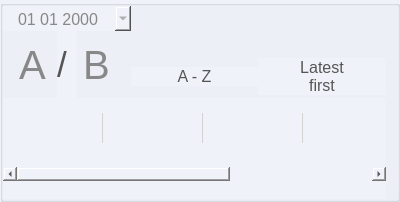
         <widget class="QGroupBox" name="groupBox_inbox">
          <property name="sizePolicy">
           <sizepolicy hsizetype="Expanding" vsizetype="Preferred">
            <horstretch>0</horstretch>
            <verstretch>0</verstretch>
           </sizepolicy>
          </property>
          <property name="minimumSize">
           <size>
            <width>400</width>
            <height>0</height>
           </size>
          </property>
          <property name="maximumSize">
           <size>
            <width>400</width>
            <height>16777215</height>
           </size>
          </property>
          <property name="font">
           <font>
            <family>Times New Roman</family>
            <pointsize>11</pointsize>
            <weight>75</weight>
            <bold>true</bold>
           </font>
          </property>
          <property name="styleSheet">
           <string notr="true">background-color: #eff2f8;
</string>
          </property>
          <property name="title">
           <string/>
          </property>
          <layout class="QVBoxLayout" name="verticalLayout_20">
           <property name="spacing">
            <number>0</number>
           </property>
           <property name="leftMargin">
            <number>0</number>
           </property>
           <property name="topMargin">
            <number>0</number>
           </property>
           <property name="bottomMargin">
            <number>0</number>
           </property>
           <item>
            <layout class="QHBoxLayout" name="horizontalLayout_22">
             <item>
              <layout class="QVBoxLayout" name="verticalLayout_17">
               <item>
                <widget class="QDateEdit" name="dateEdit_imap_since">
                 <property name="minimumSize">
                  <size>
                   <width>115</width>
                   <height>25</height>
                  </size>
                 </property>
                 <property name="font">
                  <font>
                   <pointsize>-1</pointsize>
                  </font>
                 </property>
                 <property name="styleSheet">
                  <string notr="true">
            /* Base styling for QDateEdit */
            QDateEdit {
                border: none;
                padding: 5px;
                background-color: #eff2f8;
                color: #888;
                font-size: 16px;
            }
            /* Calendar popup styling */
            QCalendarWidget QToolButton {
                color: #ffffff;
                background-color: #eff2f8;
                border: none;
                font-size: 14px;
            }
            QCalendarWidget QToolButton:hover {
                background-color: #eff2f8;
            }
            QCalendarWidget QSpinBox {
                width: 100px;
                color: #888;
                font-size: 14px;
            }
            QCalendarWidget QWidget {
                background-color: #ffffff;
            }
            QCalendarWidget QAbstractItemView {
                background-color: #ffffff;
                selection-background-color: #0078D4;
                selection-color: #ffffff;
            }</string>
                 </property>
                 <property name="wrapping">
                  <bool>true</bool>
                 </property>
                 <property name="frame">
                  <bool>true</bool>
                 </property>
                 <property name="alignment">
                  <set>Qt::AlignCenter</set>
                 </property>
                 <property name="readOnly">
                  <bool>false</bool>
                 </property>
                 <property name="buttonSymbols">
                  <enum>QAbstractSpinBox::UpDownArrows</enum>
                 </property>
                 <property name="showGroupSeparator" stdset="0">
                  <bool>false</bool>
                 </property>
                 <property name="displayFormat">
                  <string>dd MM yyyy</string>
                 </property>
                 <property name="calendarPopup">
                  <bool>true</bool>
                 </property>
                </widget>
               </item>
               <item>
                <layout class="QHBoxLayout" name="horizontalLayout_21">
                 <item>
                  <widget class="QRadioButton" name="radioButton_group_a">
                   <property name="styleSheet">
                    <string notr="true">QRadioButton::indicator {
                width: 0px; /* Hide the circle indicator */
                height: 0px;
            }
QRadioButton {
                font-size: 40px;
                color: #888;
                background-color: transparent;
                border: none;
                padding: 10px;
            }
            QRadioButton:checked {
                font-weight: bold;
                color: #000;
            }</string>
                   </property>
                   <property name="text">
                    <string>A</string>
                   </property>
                  </widget>
                 </item>
                 <item>
                  <widget class="QLabel" name="label">
                   <property name="minimumSize">
                    <size>
                     <width>20</width>
                     <height>0</height>
                    </size>
                   </property>
                   <property name="maximumSize">
                    <size>
                     <width>20</width>
                     <height>16777215</height>
                    </size>
                   </property>
                   <property name="styleSheet">
                    <string notr="true">color: #555;
font-size: 35px;</string>
                   </property>
                   <property name="text">
                    <string>/</string>
                   </property>
                  </widget>
                 </item>
                 <item>
                  <widget class="QRadioButton" name="radioButton_group_b">
                   <property name="sizePolicy">
                    <sizepolicy hsizetype="Preferred" vsizetype="Preferred">
                     <horstretch>0</horstretch>
                     <verstretch>0</verstretch>
                    </sizepolicy>
                   </property>
                   <property name="styleSheet">
                    <string notr="true">QRadioButton::indicator {
                width: 0px; /* Hide the circle indicator */
                height: 0px;
            }
QRadioButton {
                font-size: 40px;
                color: #888;
                background-color: transparent;
                border: none;
            }
            QRadioButton:checked {
                font-weight: bold;
                color: #000;
            }</string>
                   </property>
                   <property name="text">
                    <string>B</string>
                   </property>
                  </widget>
                 </item>
                </layout>
               </item>
              </layout>
             </item>
             <item>
              <layout class="QVBoxLayout" name="verticalLayout_18">
               <item>
                <spacer name="verticalSpacer_28">
                 <property name="orientation">
                  <enum>Qt::Vertical</enum>
                 </property>
                 <property name="sizeType">
                  <enum>QSizePolicy::Fixed</enum>
                 </property>
                 <property name="sizeHint" stdset="0">
                  <size>
                   <width>20</width>
                   <height>50</height>
                  </size>
                 </property>
                </spacer>
               </item>
               <item>
                <widget class="QPushButton" name="pushButton_sort_alpha">
                 <property name="font">
                  <font>
                   <family>Arial</family>
                   <pointsize>12</pointsize>
                  </font>
                 </property>
                 <property name="styleSheet">
                  <string notr="true">color: #555;
border: none;</string>
                 </property>
                 <property name="text">
                  <string>A - Z</string>
                 </property>
                 <property name="flat">
                  <bool>true</bool>
                 </property>
                </widget>
               </item>
              </layout>
             </item>
             <item>
              <layout class="QVBoxLayout" name="verticalLayout_19">
               <item>
                <spacer name="verticalSpacer_29">
                 <property name="orientation">
                  <enum>Qt::Vertical</enum>
                 </property>
                 <property name="sizeType">
                  <enum>QSizePolicy::Fixed</enum>
                 </property>
                 <property name="sizeHint" stdset="0">
                  <size>
                   <width>20</width>
                   <height>50</height>
                  </size>
                 </property>
                </spacer>
               </item>
               <item>
                <widget class="QPushButton" name="pushButton_sort_date">
                 <property name="font">
                  <font>
                   <family>Arial</family>
                   <pointsize>12</pointsize>
                  </font>
                 </property>
                 <property name="styleSheet">
                  <string notr="true">color: #555;
border: none;</string>
                 </property>
                 <property name="text">
                  <string>Latest
first</string>
                 </property>
                 <property name="flat">
                  <bool>true</bool>
                 </property>
                </widget>
               </item>
              </layout>
             </item>
            </layout>
           </item>
           <item>
            <widget class="QLabel" name="label_version">
             <property name="font">
              <font>
               <family>Calibri</family>
               <weight>75</weight>
               <italic>false</italic>
               <bold>true</bold>
               <underline>false</underline>
              </font>
             </property>
             <property name="text">
              <string/>
             </property>
             <property name="alignment">
              <set>Qt::AlignLeading|Qt::AlignLeft|Qt::AlignVCenter</set>
             </property>
            </widget>
           </item>
           <item>
            <widget class="QTableWidget" name="tableWidget_inbox">
             <property name="font">
              <font>
               <family>Arial</family>
               <pointsize>12</pointsize>
              </font>
             </property>
             <property name="styleSheet">
              <string notr="true">QTableWidget{
background-color: #eff2f8;
}

QTableWidget::item {
    border-right: 1px solid #d3d3d3; /* Add right border for rows */
}


            QScrollBar:horizontal {
                border: none;
                background: #f5f5f5;
                height: 12px;
                margin: 0px 12px 0px 12px;  /* Adjust margins for corners */
            }
            QScrollBar::handle:horizontal {
                background: #888;
                min-width: 20px;
                border-radius: 6px;
            }
            QScrollBar::handle:horizontal:hover {
                background: #666;
            }
            QScrollBar::add-line:horizontal, QScrollBar::sub-line:horizontal {
                background: none;
                width: 0px;
            }
            QScrollBar::add-page:horizontal, QScrollBar::sub-page:horizontal {
                background: #f5f5f5;
            }


QScrollBar:vertical {
                border: none;
                background: #f5f5f5;
                width: 10px;
                margin: 0px 0px 0px 0px;
            }
            QScrollBar::handle:vertical {
                background: #888;
                min-height: 20px;
                border-radius: 5px;
            }
            QScrollBar::handle:vertical:hover {
                background: #666;
            }
            QScrollBar::sub-line:vertical, QScrollBar::add-line:vertical {
                background: none;
                height: 0px;
            }
            QScrollBar::add-page:vertical, QScrollBar::sub-page:vertical {
                background: #f5f5f5;
            }</string>
             </property>
             <property name="frameShape">
              <enum>QFrame::NoFrame</enum>
             </property>
             <property name="sizeAdjustPolicy">
              <enum>QAbstractScrollArea::AdjustToContents</enum>
             </property>
             <property name="editTriggers">
              <set>QAbstractItemView::NoEditTriggers</set>
             </property>
             <property name="alternatingRowColors">
              <bool>true</bool>
             </property>
             <property name="showGrid">
              <bool>false</bool>
             </property>
             <attribute name="horizontalHeaderVisible">
              <bool>false</bool>
             </attribute>
             <attribute name="horizontalHeaderCascadingSectionResizes">
              <bool>true</bool>
             </attribute>
             <attribute name="horizontalHeaderDefaultSectionSize">
              <number>100</number>
             </attribute>
             <attribute name="verticalHeaderVisible">
              <bool>false</bool>
             </attribute>
             <row>
              <property name="text">
               <string/>
              </property>
              <property name="font">
               <font>
                <family>Calibri</family>
                <pointsize>14</pointsize>
               </font>
              </property>
             </row>
             <column>
              <property name="text">
               <string/>
              </property>
             </column>
             <column>
              <property name="text">
               <string>FROM</string>
              </property>
              <property name="font">
               <font>
                <family>Calibri</family>
                <pointsize>11</pointsize>
                <weight>75</weight>
                <bold>true</bold>
               </font>
              </property>
              <property name="textAlignment">
               <set>AlignCenter</set>
              </property>
             </column>
             <column>
              <property name="text">
               <string>SUBJECT</string>
              </property>
              <property name="font">
               <font>
                <family>Calibri</family>
                <pointsize>11</pointsize>
                <weight>75</weight>
                <bold>true</bold>
               </font>
              </property>
              <property name="textAlignment">
               <set>AlignCenter</set>
              </property>
             </column>
             <column>
              <property name="text">
               <string>DATE</string>
              </property>
              <property name="font">
               <font>
                <family>Calibri</family>
                <pointsize>11</pointsize>
                <weight>75</weight>
                <bold>true</bold>
               </font>
              </property>
              <property name="textAlignment">
               <set>AlignCenter</set>
              </property>
             </column>
             <column>
              <property name="text">
               <string/>
              </property>
             </column>
             <item row="0" column="0">
              <property name="text">
               <string/>
              </property>
             </item>
             <item row="0" column="1">
              <property name="text">
               <string/>
              </property>
              <property name="font">
               <font>
                <family>Calibri</family>
                <pointsize>14</pointsize>
               </font>
              </property>
              <property name="textAlignment">
               <set>AlignCenter</set>
              </property>
             </item>
             <item row="0" column="2">
              <property name="text">
               <string/>
              </property>
              <property name="font">
               <font>
                <family>Calibri</family>
                <pointsize>14</pointsize>
               </font>
              </property>
              <property name="textAlignment">
               <set>AlignCenter</set>
              </property>
             </item>
             <item row="0" column="3">
              <property name="text">
               <string/>
              </property>
             </item>
            </widget>
           </item>
           <item>
            <widget class="QLabel" name="label_email_status">
             <property name="font">
              <font>
               <family>Calibri</family>
               <pointsize>11</pointsize>
              </font>
             </property>
             <property name="text">
              <string/>
             </property>
             <property name="alignment">
              <set>Qt::AlignCenter</set>
             </property>
            </widget>
           </item>
          </layout>
         </widget>
